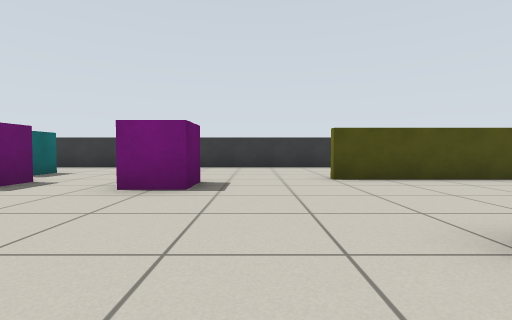
View 1 (above)

20 first-person views from a walk through a robot-simulator world made for Gazebo. The camera is 0.57 m above the floor, tilts 2° down and sees 85° across. The floor is counted in squares, 1 m on a side. Each view is taken from the middle of a square. On the plan, view 1 faces up. The plan holds only what a view shows up to about 9 squares ahead; the rest is blank.

View 2
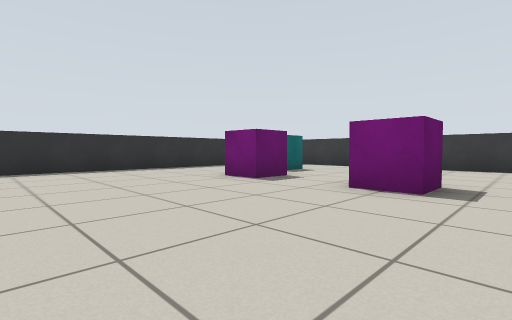

View 3
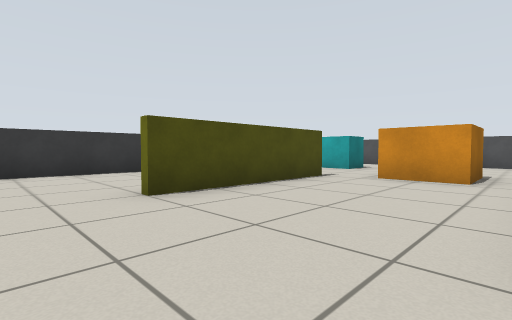

View 4
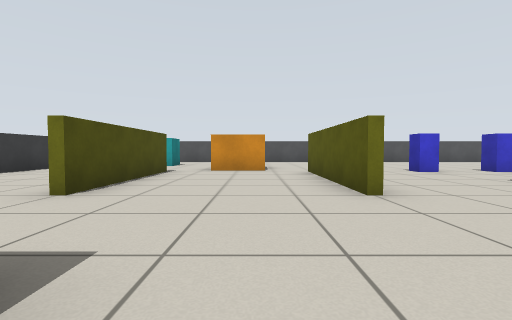

View 5
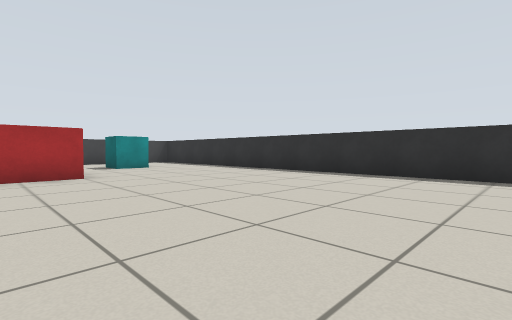

View 6
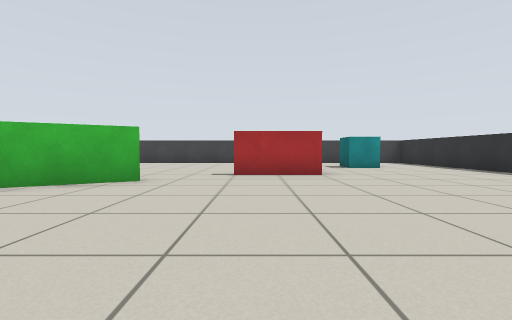

View 7
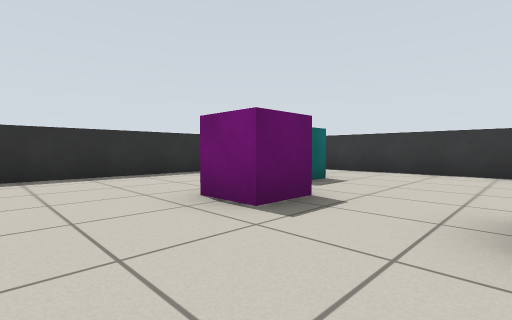

View 8
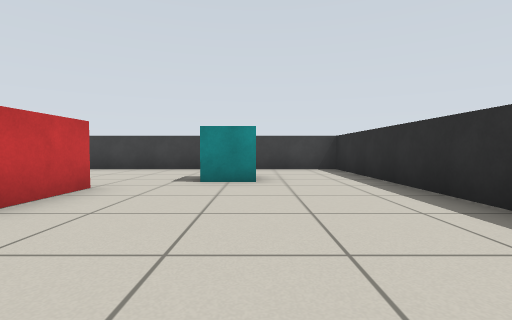

View 9
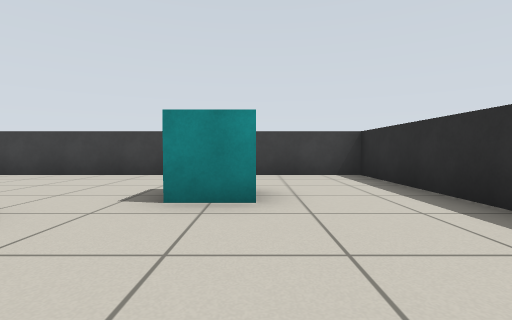

View 10
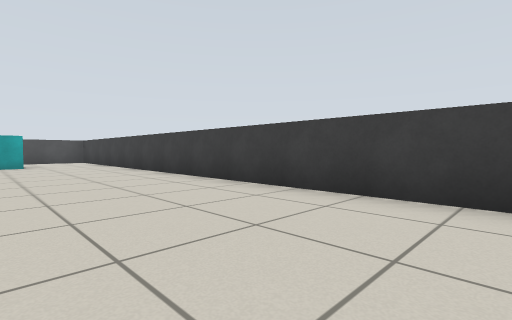

View 11
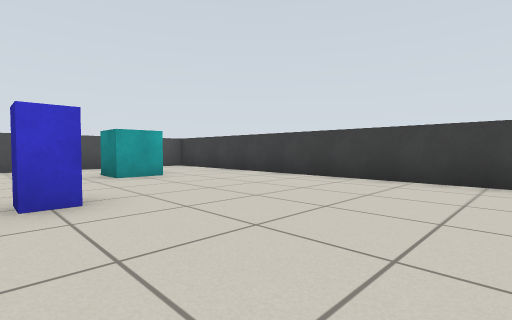

View 12
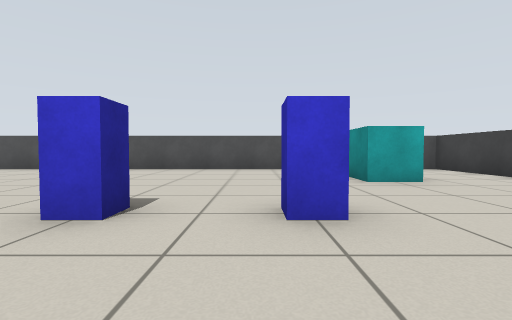

View 13
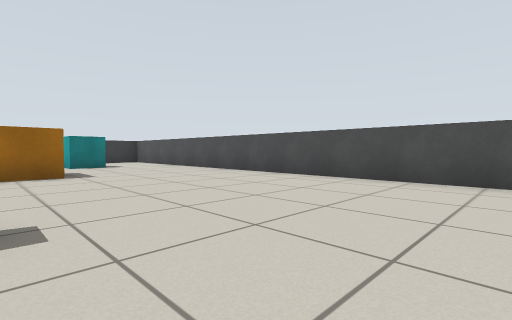

View 14
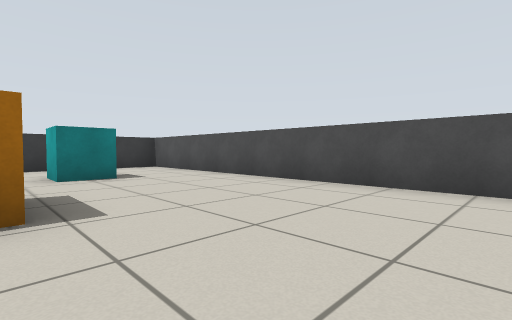

View 15
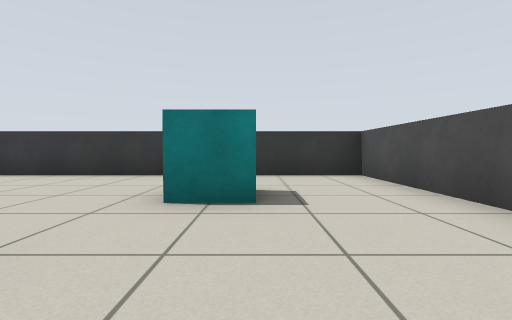

View 16
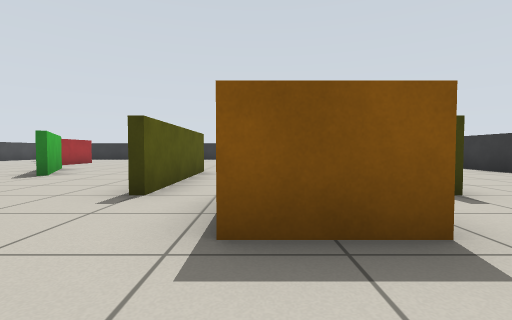

View 17
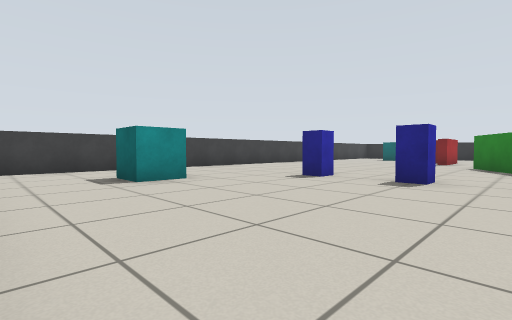

View 18
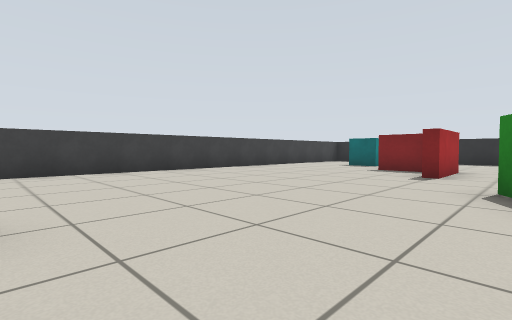

View 19
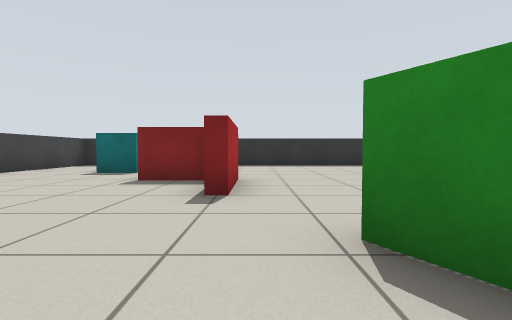

View 20
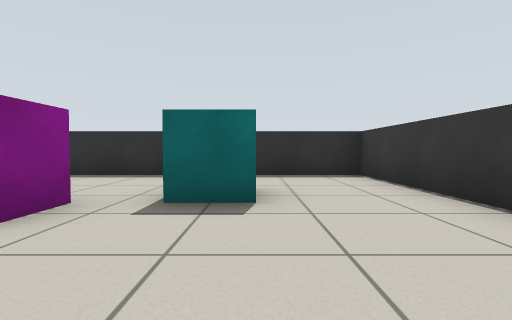

### Floor plan
Points are (right, up) in squares from view 1. A wall is a line through its corners. A room is listed if a view was taken in it or the views show most of it. See-through windows are left out.
Room 1 (views 1, 2, 3, 4, 5, 6, 7, 8, 9, 10, 11, 12, 13, 14, 15, 16, 17, 18, 19, 20)
walls: (1.9, -2.4) (0.2, -3.4); (0.1, -3.2) (2.8, -1.6); (1.5, 1.6) (5.5, 1.6); (5.5, 5.4) (1.5, 5.4); (11.4, -7.8) (11.4, 9.4) (-8.4, 9.4) (-8.4, -10.4) (11.4, -10.4) (11.4, -10)
objects: cyan box (-6, -8) to (-5, -7); cyan box (-6, 6) to (-5, 7); magenta box (-5, 4) to (-4, 5); red box (-3, -6) to (-3, -5); red box (-2, -5); magenta box (-2, 4) to (-1, 5); blue box (6, -5); blue box (6, -3); blue box (6, -1); orange box (6, 3) to (7, 4); cyan box (8, -8) to (9, -7); cyan box (8, 6) to (9, 7)

Where each view was taken, in squares from view 1:
view 1: 0 up, 0 right, facing up
view 2: 0 up, 0 right, facing up-left
view 3: 2 up, 0 right, facing up-right
view 4: 3 up, 2 left, facing right
view 5: 2 up, 2 left, facing down-left
view 6: 2 up, 2 left, facing down
view 7: 2 up, 2 left, facing up-left
view 8: 2 down, 6 left, facing down
view 9: 4 down, 6 left, facing down
view 10: 7 down, 3 left, facing down-right
view 11: 5 down, 2 right, facing down-right
view 12: 5 down, 3 right, facing right
view 13: 4 down, 6 right, facing up-right
view 14: 0 up, 7 right, facing up-right
view 15: 3 up, 9 right, facing up
view 16: 3 up, 9 right, facing left
view 17: 2 down, 11 right, facing down-left
view 18: 3 down, 5 right, facing down-left
view 19: 4 down, 2 right, facing left
view 20: 7 up, 2 left, facing left
